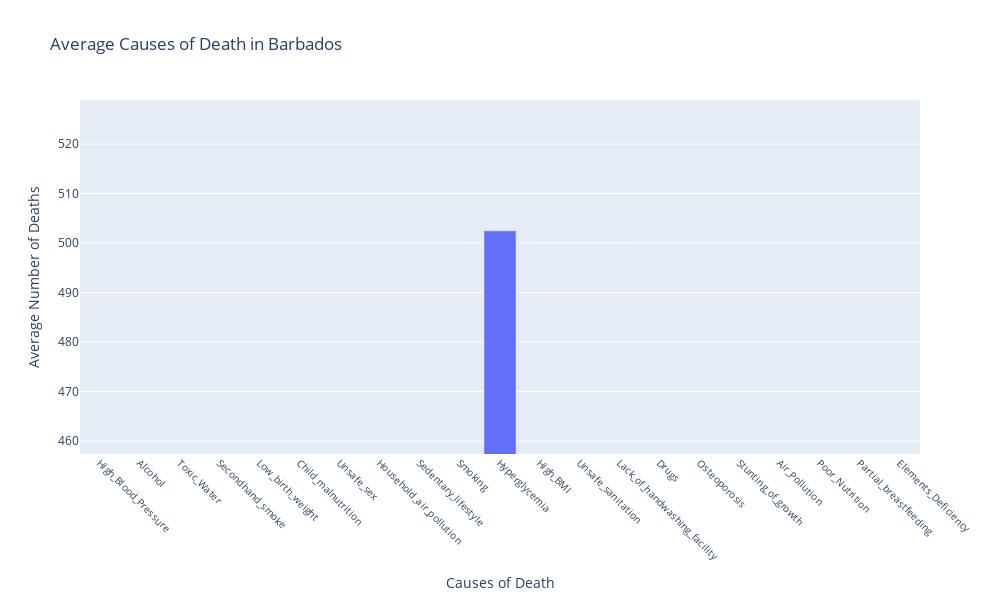

Source (notebook cell):
### Code cell
# Register the function to be called when dropdown value changes
country_dropdown.observe(on_dropdown_change, names='value')
year_dropdown.observe(on_dropdown_change, names='value')

# Display the dropdown widget and initial plot
display(country_dropdown)
display(year_dropdown)

# Get the initial selected country from the dropdown menu
selected_country = country_dropdown.value
selected_year = year_dropdown.value

# Update the plot for the initial selection
update_plot(selected_country, selected_year)

### Figure 1 — Plotly figure (JSON) as saved in the notebook; plotly's stock layout.template omitted (floating-point values rounded to 4 significant figures)
{"data": [{"alignmentgroup": "True", "hovertemplate": "Causes of Death=%{x}<br>Average Number of Deaths=%{y}<extra></extra>", "legendgroup": "", "marker": {"color": "#636efa", "pattern": {"shape": ""}}, "name": "", "offsetgroup": "", "orientation": "v", "showlegend": false, "textposition": "auto", "type": "bar", "x": ["High_Blood_Pressure", "Alcohol", "Toxic_Water", "Secondhand_smoke", "Low_birth_weight", "Child_malnutrition", "Unsafe_sex", "Household_air_pollution", "Sedentary_lifestyle", "Smoking", "Hyperglycemia", "High_BMI", "Unsafe_sanitation", "Lack_of_handwashing_facility", "Drugs", "Osteoporosis", "Stunting_of_growth", "Air_Pollution", "Poor_Nutrition", "Partial_breastfeeding", "Elements_Deficiency"], "xaxis": "x", "y": [451.5, 86.03, 3.633, 26.7, 24.87, 7.733, 59.57, 0.3, 95.1, 133.1, 502.5, 339.4, 1.6, 10.37, 3.867, 10.07, 0, 293.4, 201.5, 0.6667, 0], "yaxis": "y"}], "layout": {"barmode": "relative", "height": 600, "legend": {"tracegroupgap": 0}, "title": {"text": "Average Causes of Death in Barbados"}, "width": 1000, "xaxis": {"anchor": "y", "autorange": true, "domain": [0, 1], "range": [-0.5, 20.5], "tickangle": 45, "tickfont": {"size": 10}, "title": {"text": "Causes of Death"}, "type": "category"}, "yaxis": {"anchor": "x", "autorange": false, "domain": [0, 1], "range": [457.4, 528.9], "title": {"text": "Average Number of Deaths"}, "type": "linear"}}}
